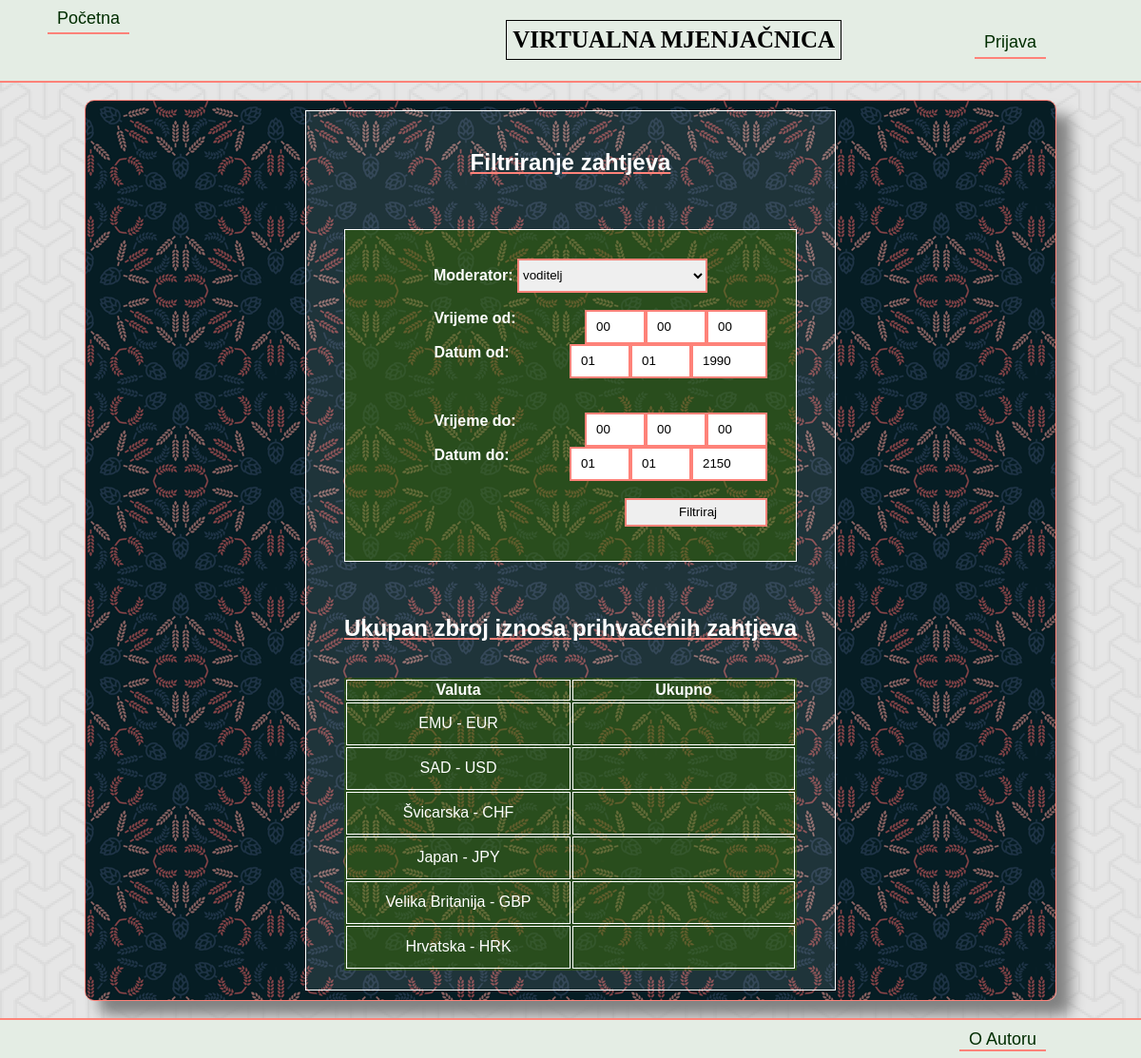
The page /filtrirajZahtjeve.php on the database its author committed.
### tables this page shows
CREATE TABLE `valuta` (
  `valuta_id` INT(10) NOT NULL AUTO_INCREMENT,
  `moderator_id` INT(10) NOT NULL,
  `naziv` VARCHAR(50) NOT NULL,
  `tecaj` DECIMAL NOT NULL,
  `slika` TEXT NOT NULL,
  `zvuk` TEXT NOT NULL,
  `aktivno_od` TIME NOT NULL,
  `aktivno_do` TIME NOT NULL,
  `datum_azuriranja` DATE NOT NULL,
  PRIMARY KEY (`valuta_id`),
  FOREIGN KEY (`moderator_id`) REFERENCES `korisnik`(`korisnik_id`)
);

### baza.php (called while the page is built, shortened)
<?php
function upit($dbc, $upit){
  $rezultat=mysqli_query($dbc,$upit);
  return $rezultat;
}
?>

### filtrirajZahtjeve.php (the view, shortened to what this page needs)
<?php include("zaglavlje.php"); ?>
    <section class="sadrzaj">
      <div class="sadrzajWrap">
        <div class="filtrirajZahtjeve">
          <h1 class="h1sredstva">Filtriranje zahtjeva</h1><br><br>
          <form action="filtrirajZahtjeve.php" method="post">
            <?php
            $upit="SELECT * FROM `korisnik` WHERE tip_korisnika_id = 1";
            $rezultat=upit($bp,$upit);
            echo "<label for=\"moderator\"><b>Moderator: </b></label>";
            echo "<select class=\"listaMod\" name=\"odabirMod\">";
            while($assoc=mysqli_fetch_assoc($rezultat)){
              echo "<option value=\"{$assoc['korisnik_id']}\">{$assoc['korisnicko_ime']}</option>";
            }
            echo "</select><br><br>";
            echo "<label for=\"sekundeOd\"><b>Vrijeme od:</b></label>";
            echo "<input required type=\"number\" name=\"sekundeOd\" min=\"0\" max=\"59\" size=\"10\" value=\"00\" placeholder=\"Sekunde\">";
            echo "<input required type=\"number\" name=\"minuteOd\" min=\"0\" max=\"59\" size=\"10\" value=\"00\" placeholder=\"Minute\">&nbsp";
            echo "<input required type=\"number\" name=\"satiOd\" min=\"0\" max=\"23\" size=\"10\" value=\"00\" placeholder=\"Sati\">&nbsp<br><br>";
            echo "<label for=\"godinaOd\"><b>Datum od:</b></label>";
            echo "<input required type=\"number\" name=\"godinaOd\" min=\"1990\" max=\"2150\" size=\"10\" value=\"1990\" placeholder=\"Godina\">";
            echo "<input required type=\"number\" name=\"mjesecOd\" min=\"0\" max=\"12\" size=\"10\" value=\"01\" placeholder=\"Mjesec\">";
            echo "<input required type=\"number\" name=\"danOd\" min=\"0\" max=\"31\" size=\"10\" value=\"01\" placeholder=\"Dan\"><br><br><br><br>";
            echo "<label for=\"sekundeDo\"><b>Vrijeme do:</b></label>";
            echo "<input required type=\"number\" name=\"sekundeDo\" min=\"0\" max=\"59\" size=\"10\" value=\"00\" placeholder=\"Sekunde\">";
            echo "<input required type=\"number\" name=\"minuteDo\" min=\"0\" max=\"59\" size=\"10\" value=\"00\" placeholder=\"Minute\">&nbsp";
            echo "<input required type=\"number\" name=\"satiDo\" min=\"0\" max=\"23\" size=\"10\" value=\"00\" placeholder=\"Sati\">&nbsp<br><br>";
            echo "<label for=\"godinaDo\"><b>Datum do:</b></label>";
            echo "<input required type=\"number\" name=\"godinaDo\" min=\"1990\" max=\"2150\" size=\"10\" value=\"2150\" placeholder=\"Godina\">";
            echo "<input required type=\"number\" name=\"mjesecDo\" min=\"0\" max=\"12\" size=\"10\" value=\"01\" placeholder=\"Mjesec\">";
            echo "<input required type=\"number\" name=\"danDo\" min=\"0\" max=\"31\" size=\"10\" value=\"01\" placeholder=\"Dan\"><br><br><br>";
            echo "<input class=\"submit\" type=\"submit\" name=\"submit\" value=\"Filtriraj\" /><br><br>";
            ?>
          </form>
          <br><br><h1 class="h1sredstva">Ukupan zbroj iznosa prihvaćenih zahtjeva</h1><br>
          <?php
            if($_SESSION['tip_kor_id'] == 0){
              if(!isset($_POST['submit'])){
                echo "<table>";
                echo "<thead><tr><th>Valuta</th><th width=\"230\">Ukupno</th></tr></thead>";
                echo "<tbody>";
                $upit2="SELECT * FROM valuta";
                $rezultat2=upit($bp, $upit2);
                while($assoc2=mysqli_fetch_assoc($rezultat2)){
                  echo "<tr height=\"45\">";
                  $upit3="SELECT SUM(iznos) FROM zahtjev WHERE prihvacen=1 AND prodajem_valuta_id ={$assoc2['valuta_id']}";
                  $rezultat3=upit($bp, $upit3);
                  while($assoc3=mysqli_fetch_array($rezultat3)){
                    echo "<td>{$assoc2['naziv']}</td>";
                    echo "<td>{$assoc3[0]}</td>";
                    echo "</tr>";
                  }
                }
                echo "</tbody>";
                echo "</table>";
              }
            }
            else {
              header("location:index.php");
            }
          ?>
        </div>
      </div>
    </section>
<?php include("podnozje.php"); ?>

### style.css (style rules this page uses)
html { height:100%; }
body { margin:0; width:100%; min-height:100%; font-family:Arial; background-image:url(img/pozadina1.png); }
.sredstvaWrap, .filtrirajZahtjeve { display:flex; flex-direction: column; text-align: center; border: 1px solid white; background-color: rgb(255, 255, 255, 0.1); padding:20px 40px 20px 40px; }
.submit { width:150px; height:35px; }
.h1sredstva { text-decoration: underline; text-decoration-color: rgb(254, 130, 121); }
.sadrzaj { display:flex; flex-direction: column; align-items: center; height:100%; width:100%; }
.sadrzajWrap { display:flex; flex-direction: column; flex-wrap:wrap; align-items: center; border:1px solid rgb(254, 130, 121); border-radius:10px; width:1000px; background-image:url(img/pozadina.png); box-shadow:15px 15px 15px grey; color:white; padding:10px; }
.azurVal input, .dodajValutu input, .dodajKorisnika input, .azurirajKorisnika input, .filtrirajZahtjeve input { height:30px; padding-left: 10px; border:2px solid rgb(254, 130, 121); float: right; }
.azurVal select, .dodajValutu select, .dodajKorisnika select, .azurirajKorisnika select, .filtrirajZahtjeve select { border:2px solid rgb(254, 130, 121); }
.azurVal form, .dodajValutu form, .dodajKorisnika form, .azurirajKorisnika form, .filtrirajZahtjeve form { border:1px solid white; padding:30px; background-color:rgb(53, 102, 0, 0.5); }
.zahtjeviWrap th, .zahtjeviWrap td, .prihvatiZahtjev th, .prihvatiZahtjev td, .filtrirajZahtjeve th, .filtrirajZahtjeve td { border:1px solid; }
.filtrirajZahtjeve table { text-align:center; background-color: rgb(53, 102, 0, 0.5); }
.listaMod { height:36px; width:200px; }

### rows shown on the page
valuta: naziv "EMU - EUR"
valuta: naziv "SAD - USD"
valuta: naziv "Švicarska - CHF"
valuta: naziv "Japan - JPY"
valuta: naziv "Velika Britanija - GBP"
valuta: naziv "Hrvatska - HRK"

### other values the page prints
form field odabirMod "voditelj"
